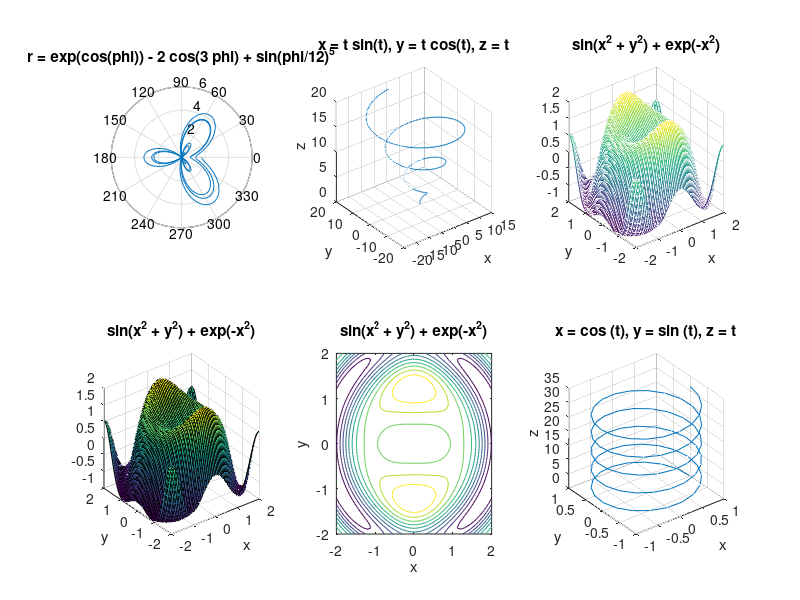

Reproduce this figure in MATLAB.
close all;
subplot(2,3,1);
ezplot('sin(t)*t', 'cos(t)*t', [1,10*pi]);
subplot(2,3,2);
ezplot3('t*sin(t)', 't*cos(t)', 't', [0, 6*pi]);
subplot(2,3,3);
f = 'sin(x^2 + y^2) + exp(-x^2)';
d = [-2, 2, -2, 2];
ezmesh(f, d);
subplot(2,3,4);
ezsurf(f, d);
subplot(2,3,5);
ezcontour(f,d);

subplot(2,3,6);
fx = @(t) cos(t);
fy = @(t) sin(t);
fz = @(t) t;
ezplot3 (fx, fy, fz, [0, 10*pi], 100);

subplot(2,3,1);
ezpolar('exp(cos(phi)) - 2*cos(3*phi) + sin(phi/12)^5', [0, 6*pi]);